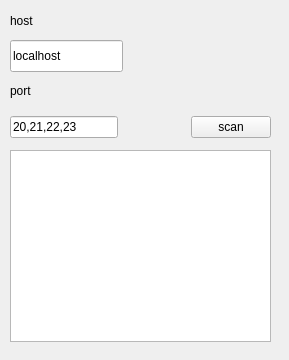
<?xml version="1.0" encoding="UTF-8"?>
<ui version="4.0">
 <class>Scanner</class>
 <widget class="QWidget" name="Scanner">
  <property name="geometry">
   <rect>
    <x>0</x>
    <y>0</y>
    <width>289</width>
    <height>360</height>
   </rect>
  </property>
  <property name="windowTitle">
   <string>Scanner</string>
  </property>
  <widget class="QLabel" name="host">
   <property name="geometry">
    <rect>
     <x>10</x>
     <y>10</y>
     <width>68</width>
     <height>22</height>
    </rect>
   </property>
   <property name="text">
    <string>host</string>
   </property>
  </widget>
  <widget class="QLineEdit" name="hostName">
   <property name="geometry">
    <rect>
     <x>10</x>
     <y>40</y>
     <width>113</width>
     <height>32</height>
    </rect>
   </property>
   <property name="text">
    <string>localhost</string>
   </property>
  </widget>
  <widget class="QLabel" name="label_2">
   <property name="geometry">
    <rect>
     <x>10</x>
     <y>80</y>
     <width>68</width>
     <height>22</height>
    </rect>
   </property>
   <property name="text">
    <string>port</string>
   </property>
  </widget>
  <widget class="QTextBrowser" name="portStatusDisplay">
   <property name="geometry">
    <rect>
     <x>10</x>
     <y>150</y>
     <width>261</width>
     <height>192</height>
    </rect>
   </property>
  </widget>
  <widget class="QWidget" name="">
   <property name="geometry">
    <rect>
     <x>10</x>
     <y>110</y>
     <width>261</width>
     <height>34</height>
    </rect>
   </property>
   <layout class="QHBoxLayout" name="horizontalLayout">
    <item>
     <widget class="QLineEdit" name="portsToScan">
      <property name="text">
       <string>20,21,22,23</string>
      </property>
     </widget>
    </item>
    <item>
     <spacer name="horizontalSpacer">
      <property name="orientation">
       <enum>Qt::Horizontal</enum>
      </property>
      <property name="sizeHint" stdset="0">
       <size>
        <width>58</width>
        <height>20</height>
       </size>
      </property>
     </spacer>
    </item>
    <item>
     <widget class="QPushButton" name="scanButton">
      <property name="text">
       <string>scan</string>
      </property>
     </widget>
    </item>
   </layout>
  </widget>
 </widget>
 <resources/>
 <connections/>
</ui>
